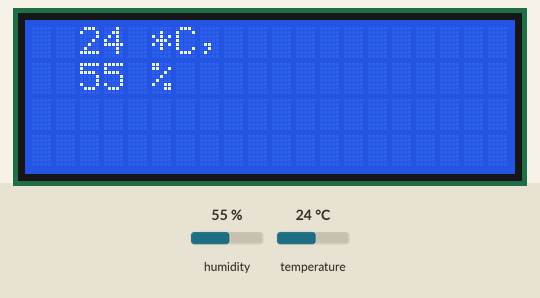
The sketch below on a simulated Arduino Uno, built with avr-gcc and run on an emulated ATmega328P. On the bench: 20×4 character LCD. The test bench sets the inputs (shaded band); at power-on: humidity 55 %, temperature 24 °C.

Above: at 1.3 s.
1.4 s: humidity set to 22 %
At 2.7 s:
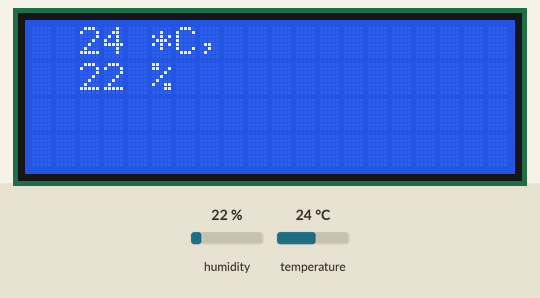
3.5 s: temperature set to 12 °C
At 5.2 s:
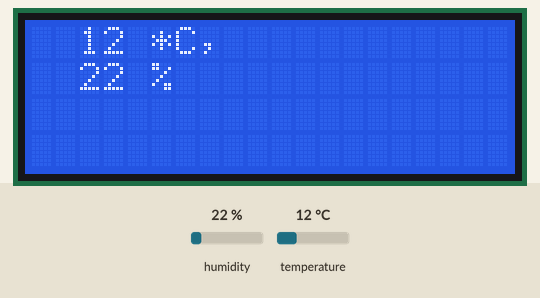
6.2 s: humidity set to 40 %
At 7.7 s:
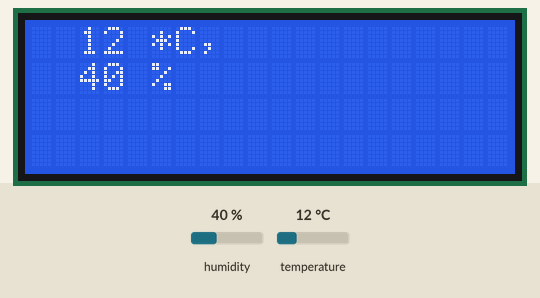
8.3 s: temperature set to 19 °C
Timing chart, 0 to 11.3 s (numbered marks = the images above; inputs shaded):
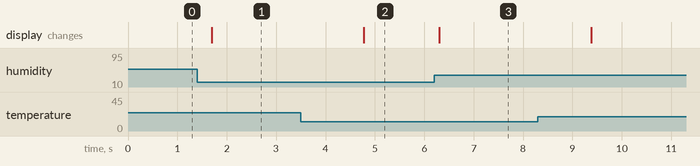

The sketch:

lcd_dht11.ino
```cpp
//YWROBOT
//Compatible with the Arduino IDE 1.0
//Library version:1.1
#include <Wire.h>
#include <LiquidCrystal_I2C.h>
#include <SimpleDHT.h>

LiquidCrystal_I2C lcd(0x3f,20,4);  // set the LCD address to 0x27 for a 16 chars and 2 line display

// for DHT11,
//      VCC: 5V or 3V
//      GND: GND
//      DATA: 2
int pinDHT11 = 2;
int swich = 3;
SimpleDHT11 dht11;


void setup()
{
  lcd.init();                      // initialize the lcd
  lcd.init();
  // Print a message to the LCD.
  lcd.backlight();

}


void loop()
{
    // start working...
  Serial.println("=================================");
  Serial.println("Sample DHT11...");

  // read without samples.
  byte temperature = 0;
  byte humidity = 0;
  int err = SimpleDHTErrSuccess;
  if ((err = dht11.read(pinDHT11, &temperature, &humidity, NULL)) != SimpleDHTErrSuccess) {
    Serial.print("Read DHT11 failed, err="); Serial.println(err);delay(1000);
    lcd.print("Read DHT11 failed, err="); lcd.println(err);delay(1000);
    return;
  }

  Serial.print("Sample OK: ");
  Serial.print((int)temperature); Serial.print(" *C, ");
  Serial.print((int)humidity); Serial.println(" H");

  lcd.setCursor(2,0);
  lcd.print((int)temperature); lcd.print(" *C, ");
  lcd.setCursor(2,1);
  lcd.print((int)humidity); lcd.print(" %");

  // DHT11 sampling rate is 1HZ.
  delay(1500);
}
```

Measured:
- after the input at 1.4 s, the display: changes after 0.30 s (image 1)
- after the input at 3.5 s, the display: changes after 1.3 s (image 2)
- after the input at 6.2 s, the display: changes after 0.11 s (image 3)
